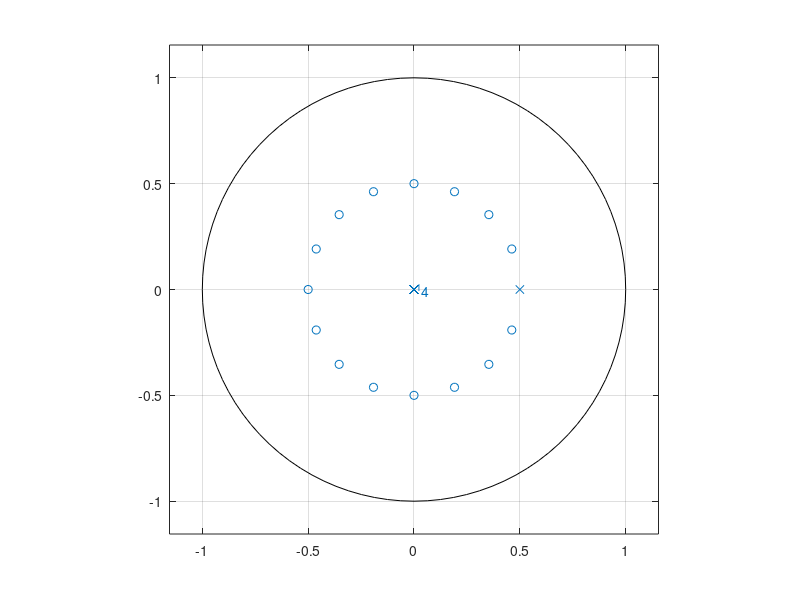

MATLAB code for this plot:
clc;close all;clear all;
w=-pi:0.01:pi;
a=0.5;
N=15;
h=(1-a*exp(j.*w*N))./(1-a*exp(j.*w));
plot(w,abs(h))
title("comb filter N=15");
xlabel("w");
ylabel(" abs of H(w)");
z=exp(j*w);
z=1./z; 
H=(1-power(a*z,N))./(1-a*z);
m=1:1:N;
zplane([1,power(a,m)],[1,-a])